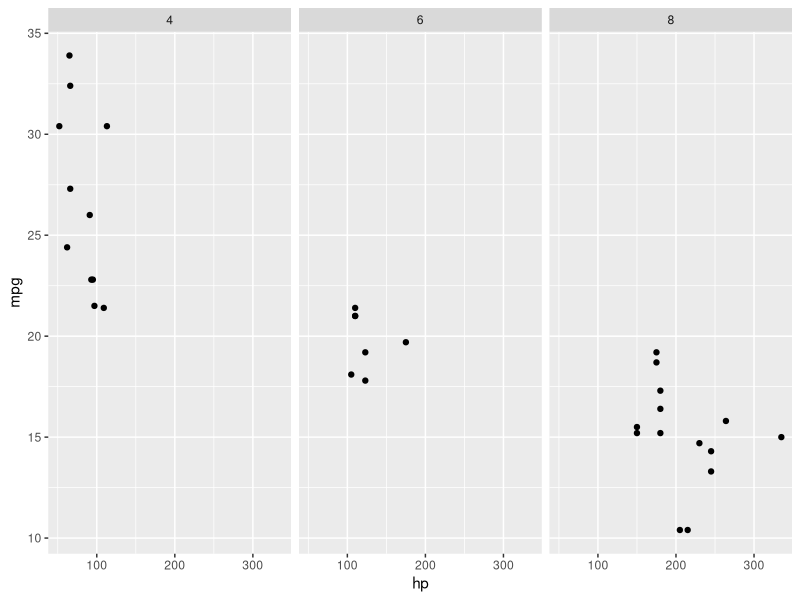

Reproduce this figure in R.
library(tidyverse)

mtcars_wide <- mtcars %>% 
  rownames_to_column() %>% 
  as_tibble()

mtcars_long <- mtcars_wide %>% 
  gather(key, value, -rowname)

#wide format is useful for plotting
mtcars_wide %>% 
  ggplot(aes(x = hp, y = mpg)) + 
  geom_point() + 
  facet_grid(~cyl)

#long format is useful for sumary stats
mtcars_long %>% 
  group_by(key) %>% 
  summarise(mean(value), var(value))

#separate takes a column containing multiple variables on input and returns multiple columns, each with a new variable. For example, a column with year/month/day information can be separated into invidual columns.


ys <- 1999:2002
ms <- c('Jan', 'Feb', 'Mar')
ds <- 1:10

dates <- tidyr::crossing(ys, ms, ds) %>% unite(date, ys:ds, sep = '-')
dates

# separate is the inverse of unite
dates %>% separate(date, into = c('year', 'month', 'day'), sep = '-')


#crossing s useful for generating combinations of variables in tibble format. For example, use crossing o generate combinations of experimental varaibles including sample names, gene names, reaction conditions, and replicates.

genotype <- c('wt', 'mut')
gene <- c('IFN', 'ACTIN')
time <- c(0, 12, 24, 48)
rt <- c('+', '-') # reverse transcriptase added?
rep <- 1:3

samples <- tidyr::crossing(genotype, gene, time, rep, rt)

samples